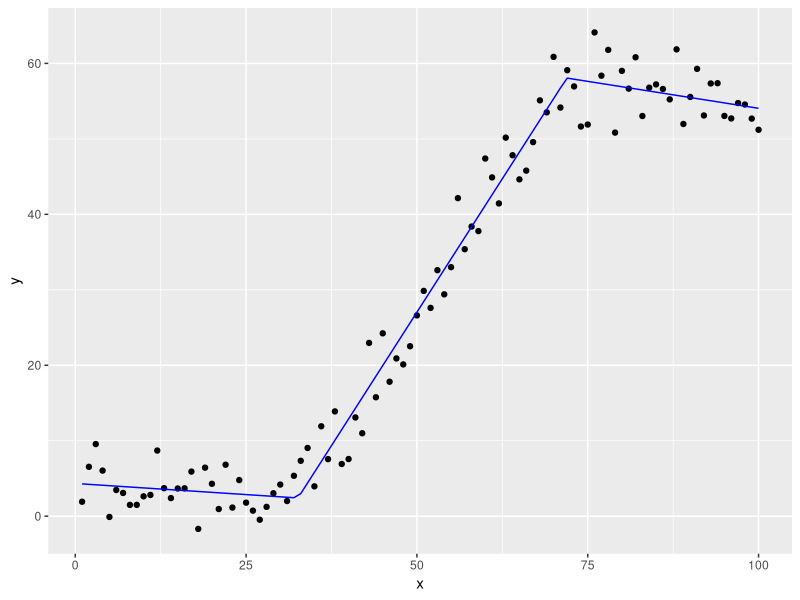

Here is the R script that generated this plot:
library(segmented)
set.seed(12)
xx <- 1:100
zz <- runif(100)
yy <- 2 + 1.5*pmax(xx - 35, 0) - 1.5*pmax(xx - 70, 0) + 15*pmax(zz - .5, 0) + 
  rnorm(100,0,2)
dati <- data.frame(x = xx, y = yy, z = zz)
out.lm <- lm(y ~ x, data = dati)
o <- segmented(out.lm, seg.Z = ~x, psi = list(x = c(30,60)),
               control = seg.control(display = FALSE)
)
dat2 = data.frame(x = xx, y = broken.line(o)$fit)

library(ggplot2)
ggplot(dati, aes(x = x, y = y)) +
  geom_point() +
  geom_line(data = dat2, color = 'blue')
